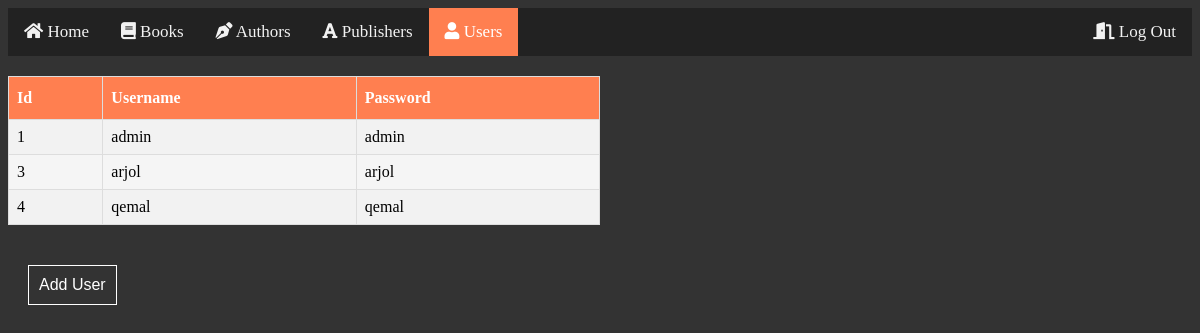
The page /pages/users.php (signed in) on the database its author committed.
### tables this page shows
CREATE TABLE `users` (
  `ID` int(11) NOT NULL,
  `user` varchar(50) NOT NULL,
  `pass` varchar(50) NOT NULL
);

### database/database.php (called while the page is built, shortened)
<?php
class database
{
    function __construct($host, $user, $pass, $db)
    {
        $this->conn = mysqli_connect($host, $user, $pass, $db);
    }
}
$dataAccess = new database("localhost", "root", "", "library");

### pages/users.php (the view, shortened to what this page needs)
<html>
<head>
    <?php
    include "../database/database.php";
    ?>
    <link rel="stylesheet" href="../style/styles.css">
    <link rel="stylesheet" href="https://cdnjs.cloudflare.com/ajax/libs/font-awesome/5.15.1/css/all.min.css">
</head>
<body style="background-color: #333;">
    <div class="topnav">
        <a class="btn" href="../homepage.php" onclick="onButtonClick(this)"><i class="fas fa-home"></i></i> Home</a>
        <a class="btn" href="#books" onclick="onButtonClick(this)"><i class="fas fa-book"></i></i> Books</a>
        <a class="btn" href="#news" onclick="onButtonClick(this)"><i class="fas fa-pen-nib"></i> Authors</a>
        <a class="btn" href="#contact" onclick="onButtonClick(this)"><i class="fas fa-font"></i> Publishers</a>
        <a class="active" href="users.php" onclick="onButtonClick(this)"><i class="fas fa-user"></i> Users</a>
        <div class="topnav-right">
            <a href="logout.php"><i class="fas fa-door-open"></i> Log Out</a>
        </div>
    </div>
    <table id="styledtable">
        <tr>
            <th>Id</th>
            <th>Username</th>
            <th>Password</th>
        </tr>
        <?php
        $query = "select * from users";
        $result = $dataAccess->conn->query($query);
        if ($result->num_rows > 0) {
            while ($row = $result->fetch_assoc()) {
                $id = $row["ID"];
                $user = $row["user"];
                $pass = $row["pass"];
                echo "<tr>";
                echo "<td>" . $id . "</td>";
                echo "<td>" . $user . "</td>";
                echo "<td>" . $pass . "</td>";
                echo "</tr>";
            }
        }
        ?>
    </table>
    <form action="add-user.php">
        <button class="loginButton" type="submit">Add User</button>
    </form>
</body>
</html>

### style/styles.css (style rules this page uses)
.topnav { background-color: #222; overflow: hidden; }
.topnav-right { float: right; }
.topnav a { float: left; color: #f2f2f2; text-align: center; font-family: Verdana; padding: 14px 16px; text-decoration: none; font-size: 17px; }
.topnav a.active { background-color: #ff7f50; color: white; }
.loginButton { font-size: 16px; padding: 10px; margin: 20px 0 0 20px; color: white; background-color: #333; border: 1px solid white; }
#styledtable { margin: 20px 0; font-family: Verdana; border-collapse: collapse; width: 50%; }
#styledtable td, #styledtable th { border: 1px solid #ddd; padding: 8px; }
#styledtable tr:nth-child(even) { background-color: #f2f2f2; }
#styledtable tr:nth-child(odd) { background-color: #f5f5f5; }
#styledtable th { padding-top: 12px; padding-bottom: 12px; text-align: left; background-color: #ff7f50; color: white; }

### rows shown on the page
users: ID "1", user "admin", pass "admin"
users: ID "3", user "arjol", pass "arjol"
users: ID "4", user "qemal", pass "qemal"
